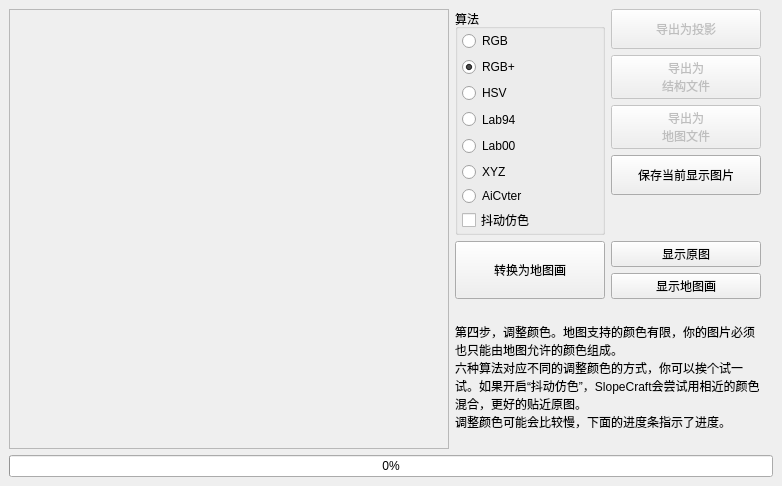
      <widget class="QWidget" name="PageAdjPic">
       <layout class="QGridLayout" name="gridLayout_4" rowstretch="0,0,0" columnstretch="0,0,0,0">
        <property name="leftMargin">
         <number>9</number>
        </property>
        <property name="topMargin">
         <number>9</number>
        </property>
        <property name="rightMargin">
         <number>9</number>
        </property>
        <property name="bottomMargin">
         <number>9</number>
        </property>
        <item row="2" column="0" colspan="4">
         <widget class="QProgressBar" name="ShowProgressABbar">
          <property name="sizePolicy">
           <sizepolicy hsizetype="Expanding" vsizetype="Minimum">
            <horstretch>0</horstretch>
            <verstretch>0</verstretch>
           </sizepolicy>
          </property>
          <property name="minimumSize">
           <size>
            <width>0</width>
            <height>15</height>
           </size>
          </property>
          <property name="contextMenuPolicy">
           <enum>Qt::DefaultContextMenu</enum>
          </property>
          <property name="accessibleName">
           <string/>
          </property>
          <property name="accessibleDescription">
           <string/>
          </property>
          <property name="autoFillBackground">
           <bool>false</bool>
          </property>
          <property name="styleSheet">
           <string notr="true"/>
          </property>
          <property name="maximum">
           <number>1</number>
          </property>
          <property name="value">
           <number>0</number>
          </property>
          <property name="alignment">
           <set>Qt::AlignCenter</set>
          </property>
          <property name="format">
           <string notr="true">%p%</string>
          </property>
         </widget>
        </item>
        <item row="1" column="1">
         <layout class="QGridLayout" name="gridLayout_7" rowstretch="0,0,0,0,1">
          <property name="leftMargin">
           <number>0</number>
          </property>
          <item row="4" column="0" colspan="2">
           <widget class="QLabel" name="label_10">
            <property name="sizePolicy">
             <sizepolicy hsizetype="Preferred" vsizetype="Expanding">
              <horstretch>0</horstretch>
              <verstretch>0</verstretch>
             </sizepolicy>
            </property>
            <property name="text">
             <string>第四步，调整颜色。地图支持的颜色有限，你的图片必须也只能由地图允许的颜色组成。
六种算法对应不同的调整颜色的方式，你可以挨个试一试。如果开启“抖动仿色”，SlopeCraft会尝试用相近的颜色混合，更好的贴近原图。
调整颜色可能会比较慢，下面的进度条指示了进度。</string>
            </property>
            <property name="wordWrap">
             <bool>true</bool>
            </property>
           </widget>
          </item>
          <item row="0" column="1" rowspan="2">
           <layout class="QVBoxLayout" name="verticalLayout">
            <item>
             <widget class="QPushButton" name="ExLite">
              <property name="enabled">
               <bool>false</bool>
              </property>
              <property name="sizePolicy">
               <sizepolicy hsizetype="Preferred" vsizetype="Preferred">
                <horstretch>0</horstretch>
                <verstretch>0</verstretch>
               </sizepolicy>
              </property>
              <property name="minimumSize">
               <size>
                <width>100</width>
                <height>40</height>
               </size>
              </property>
              <property name="maximumSize">
               <size>
                <width>150</width>
                <height>32767</height>
               </size>
              </property>
              <property name="font">
               <font>
                <pointsize>9</pointsize>
               </font>
              </property>
              <property name="text">
               <string>导出为投影</string>
              </property>
             </widget>
            </item>
            <item>
             <widget class="QPushButton" name="ExStructure">
              <property name="enabled">
               <bool>false</bool>
              </property>
              <property name="sizePolicy">
               <sizepolicy hsizetype="Preferred" vsizetype="Preferred">
                <horstretch>0</horstretch>
                <verstretch>0</verstretch>
               </sizepolicy>
              </property>
              <property name="minimumSize">
               <size>
                <width>0</width>
                <height>40</height>
               </size>
              </property>
              <property name="maximumSize">
               <size>
                <width>150</width>
                <height>16777215</height>
               </size>
              </property>
              <property name="text">
               <string>导出为
结构文件</string>
              </property>
             </widget>
            </item>
            <item>
             <widget class="QPushButton" name="ExData">
              <property name="enabled">
               <bool>false</bool>
              </property>
              <property name="sizePolicy">
               <sizepolicy hsizetype="Preferred" vsizetype="Preferred">
                <horstretch>0</horstretch>
                <verstretch>0</verstretch>
               </sizepolicy>
              </property>
              <property name="minimumSize">
               <size>
                <width>100</width>
                <height>40</height>
               </size>
              </property>
              <property name="maximumSize">
               <size>
                <width>150</width>
                <height>32767</height>
               </size>
              </property>
              <property name="font">
               <font/>
              </property>
              <property name="text">
               <string>导出为
地图文件</string>
              </property>
             </widget>
            </item>
            <item>
             <widget class="QPushButton" name="ExImage">
              <property name="sizePolicy">
               <sizepolicy hsizetype="Preferred" vsizetype="Preferred">
                <horstretch>0</horstretch>
                <verstretch>0</verstretch>
               </sizepolicy>
              </property>
              <property name="minimumSize">
               <size>
                <width>100</width>
                <height>40</height>
               </size>
              </property>
              <property name="maximumSize">
               <size>
                <width>150</width>
                <height>32767</height>
               </size>
              </property>
              <property name="font">
               <font/>
              </property>
              <property name="text">
               <string>保存当前显示图片</string>
              </property>
             </widget>
            </item>
            <item>
             <spacer name="verticalSpacer_3">
              <property name="orientation">
               <enum>Qt::Vertical</enum>
              </property>
              <property name="sizeHint" stdset="0">
               <size>
                <width>20</width>
                <height>40</height>
               </size>
              </property>
             </spacer>
            </item>
           </layout>
          </item>
          <item row="2" column="1">
           <widget class="QPushButton" name="ShowRaw">
            <property name="sizePolicy">
             <sizepolicy hsizetype="Preferred" vsizetype="Preferred">
              <horstretch>0</horstretch>
              <verstretch>0</verstretch>
             </sizepolicy>
            </property>
            <property name="minimumSize">
             <size>
              <width>100</width>
              <height>20</height>
             </size>
            </property>
            <property name="maximumSize">
             <size>
              <width>150</width>
              <height>16777215</height>
             </size>
            </property>
            <property name="font">
             <font>
              <pointsize>9</pointsize>
             </font>
            </property>
            <property name="text">
             <string>显示原图</string>
            </property>
           </widget>
          </item>
          <item row="3" column="1">
           <widget class="QPushButton" name="ShowAdjed">
            <property name="sizePolicy">
             <sizepolicy hsizetype="Preferred" vsizetype="Preferred">
              <horstretch>0</horstretch>
              <verstretch>0</verstretch>
             </sizepolicy>
            </property>
            <property name="minimumSize">
             <size>
              <width>100</width>
              <height>20</height>
             </size>
            </property>
            <property name="maximumSize">
             <size>
              <width>150</width>
              <height>16777215</height>
             </size>
            </property>
            <property name="font">
             <font>
              <pointsize>9</pointsize>
             </font>
            </property>
            <property name="text">
             <string>显示地图画</string>
            </property>
           </widget>
          </item>
          <item row="2" column="0" rowspan="2">
           <widget class="QPushButton" name="Convert">
            <property name="sizePolicy">
             <sizepolicy hsizetype="Preferred" vsizetype="Preferred">
              <horstretch>0</horstretch>
              <verstretch>0</verstretch>
             </sizepolicy>
            </property>
            <property name="minimumSize">
             <size>
              <width>100</width>
              <height>40</height>
             </size>
            </property>
            <property name="maximumSize">
             <size>
              <width>32767</width>
              <height>16777215</height>
             </size>
            </property>
            <property name="font">
             <font>
              <pointsize>9</pointsize>
             </font>
            </property>
            <property name="text">
             <string>转换为地图画</string>
            </property>
            <property name="flat">
             <bool>false</bool>
            </property>
           </widget>
          </item>
          <item row="0" column="0" rowspan="2">
           <widget class="QGroupBox" name="ColorSpace">
            <property name="sizePolicy">
             <sizepolicy hsizetype="Preferred" vsizetype="Preferred">
              <horstretch>0</horstretch>
              <verstretch>0</verstretch>
             </sizepolicy>
            </property>
            <property name="minimumSize">
             <size>
              <width>0</width>
              <height>0</height>
             </size>
            </property>
            <property name="maximumSize">
             <size>
              <width>150</width>
              <height>300</height>
             </size>
            </property>
            <property name="font">
             <font>
              <pointsize>9</pointsize>
             </font>
            </property>
            <property name="title">
             <string>算法</string>
            </property>
            <layout class="QVBoxLayout" name="verticalLayout_69">
             <property name="spacing">
              <number>2</number>
             </property>
             <property name="leftMargin">
              <number>4</number>
             </property>
             <property name="topMargin">
              <number>0</number>
             </property>
             <property name="rightMargin">
              <number>0</number>
             </property>
             <property name="bottomMargin">
              <number>0</number>
             </property>
             <item>
              <widget class="QRadioButton" name="isColorSpaceRGBOld">
               <property name="sizePolicy">
                <sizepolicy hsizetype="Minimum" vsizetype="Preferred">
                 <horstretch>0</horstretch>
                 <verstretch>0</verstretch>
                </sizepolicy>
               </property>
               <property name="font">
                <font>
                 <pointsize>9</pointsize>
                </font>
               </property>
               <property name="text">
                <string notr="true">RGB</string>
               </property>
              </widget>
             </item>
             <item>
              <widget class="QRadioButton" name="isColorSpaceRGB">
               <property name="sizePolicy">
                <sizepolicy hsizetype="Minimum" vsizetype="Preferred">
                 <horstretch>0</horstretch>
                 <verstretch>0</verstretch>
                </sizepolicy>
               </property>
               <property name="font">
                <font/>
               </property>
               <property name="text">
                <string notr="true">RGB+</string>
               </property>
               <property name="checked">
                <bool>true</bool>
               </property>
              </widget>
             </item>
             <item>
              <widget class="QRadioButton" name="isColorSpaceHSV">
               <property name="sizePolicy">
                <sizepolicy hsizetype="Minimum" vsizetype="Preferred">
                 <horstretch>0</horstretch>
                 <verstretch>0</verstretch>
                </sizepolicy>
               </property>
               <property name="font">
                <font>
                 <pointsize>9</pointsize>
                </font>
               </property>
               <property name="text">
                <string notr="true">HSV</string>
               </property>
              </widget>
             </item>
             <item>
              <widget class="QRadioButton" name="isColorSpaceLab94">
               <property name="sizePolicy">
                <sizepolicy hsizetype="Minimum" vsizetype="Preferred">
                 <horstretch>0</horstretch>
                 <verstretch>0</verstretch>
                </sizepolicy>
               </property>
               <property name="font">
                <font>
                 <pointsize>9</pointsize>
                </font>
               </property>
               <property name="text">
                <string notr="true">Lab94</string>
               </property>
               <property name="checked">
                <bool>false</bool>
               </property>
              </widget>
             </item>
             <item>
              <widget class="QRadioButton" name="isColorSpaceLab00">
               <property name="sizePolicy">
                <sizepolicy hsizetype="Minimum" vsizetype="Preferred">
                 <horstretch>0</horstretch>
                 <verstretch>0</verstretch>
                </sizepolicy>
               </property>
               <property name="font">
                <font/>
               </property>
               <property name="text">
                <string notr="true">Lab00</string>
               </property>
              </widget>
             </item>
             <item>
              <widget class="QRadioButton" name="isColorSpaceXYZ">
               <property name="sizePolicy">
                <sizepolicy hsizetype="Minimum" vsizetype="Preferred">
                 <horstretch>0</horstretch>
                 <verstretch>0</verstretch>
                </sizepolicy>
               </property>
               <property name="font">
                <font>
                 <pointsize>9</pointsize>
                </font>
               </property>
               <property name="text">
                <string notr="true">XYZ</string>
               </property>
              </widget>
             </item>
             <item>
              <widget class="QRadioButton" name="isColorSpaceAi">
               <property name="text">
                <string>AiCvter</string>
               </property>
              </widget>
             </item>
             <item>
              <widget class="QCheckBox" name="AllowDither">
               <property name="sizePolicy">
                <sizepolicy hsizetype="Preferred" vsizetype="Fixed">
                 <horstretch>0</horstretch>
                 <verstretch>0</verstretch>
                </sizepolicy>
               </property>
               <property name="font">
                <font/>
               </property>
               <property name="text">
                <string>抖动仿色</string>
               </property>
              </widget>
             </item>
            </layout>
           </widget>
          </item>
         </layout>
        </item>
        <item row="1" column="0">
         <widget class="QLabel" name="ShowPic">
          <property name="sizePolicy">
           <sizepolicy hsizetype="Expanding" vsizetype="Expanding">
            <horstretch>0</horstretch>
            <verstretch>0</verstretch>
           </sizepolicy>
          </property>
          <property name="minimumSize">
           <size>
            <width>440</width>
            <height>440</height>
           </size>
          </property>
          <property name="autoFillBackground">
           <bool>true</bool>
          </property>
          <property name="frameShape">
           <enum>QFrame::StyledPanel</enum>
          </property>
          <property name="text">
           <string/>
          </property>
          <property name="pixmap">
           <pixmap>:/new/Pic/BG2.png</pixmap>
          </property>
          <property name="scaledContents">
           <bool>true</bool>
          </property>
         </widget>
        </item>
       </layout>
      </widget>
